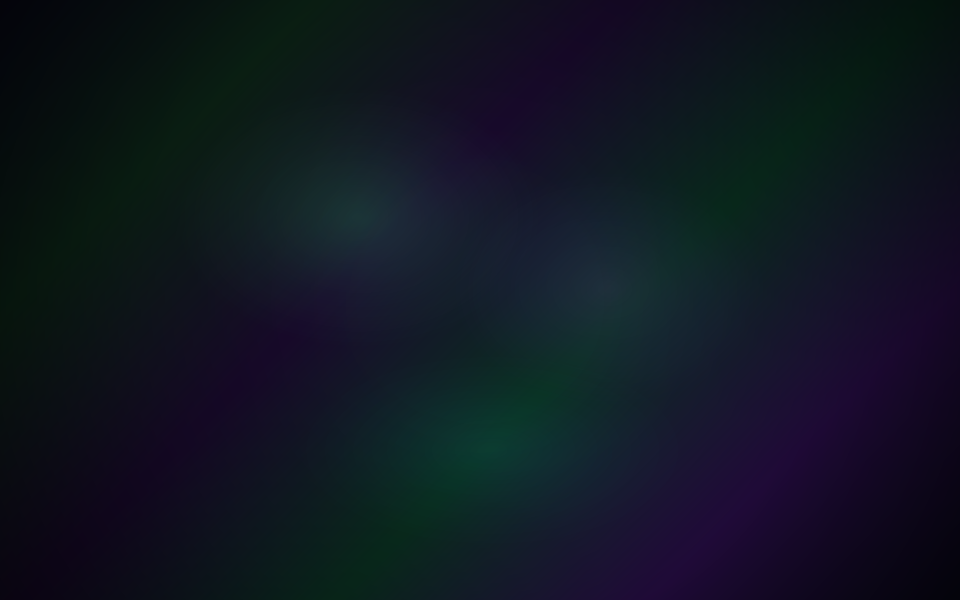
#> input picture crates/yantrik-ui-slint/ui/wallpapers/aurora.png, 1920 x 1200 px (shown at 1/2 size); its folder holds 4 pictures in this run
$ python render-wallpaper-previews.py
#> lines starting #> are read from the running program, lines starting #| are printed output that depends on the picture
#!/usr/bin/env python3
"""Build small Settings previews from the unchanged full-resolution wallpapers.

The cards display about 144x90 logical pixels. 320x200 preserves their detail
at 2x scaling without decoding seven 1920x1200 images just to open Settings.
Requires Pillow, already used by the wallpaper generators. No runtime work.
"""
from pathlib import Path
from PIL import Image


def main():
    root = Path(__file__).resolve().parents[1] / "crates/yantrik-ui-slint/ui/wallpapers"
    output = root / "previews"
    output.mkdir(exist_ok=True)
    for source in sorted(root.glob("*.png")):
        with Image.open(source) as full:
#> full is the input picture: PIL image 1920x1200 RGB; mean R, G, B 16.2, 22.7, 33.5
            preview = full.convert("RGB")
            preview.thumbnail((320, 200), Image.Resampling.LANCZOS)
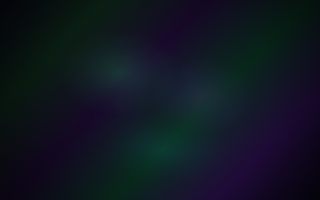
#> preview: PIL image 320x200 RGB; mean R, G, B 16.1, 22.7, 33.5
            preview.save(output / source.name, optimize=True)
            print(f"{source.name}: {full.size} -> {preview.size}")
#| aurora.png: (1920, 1200) -> (320, 200)
#> pass 2 of the loop in main, `for source in sorted(root.glob("*.png")):`:
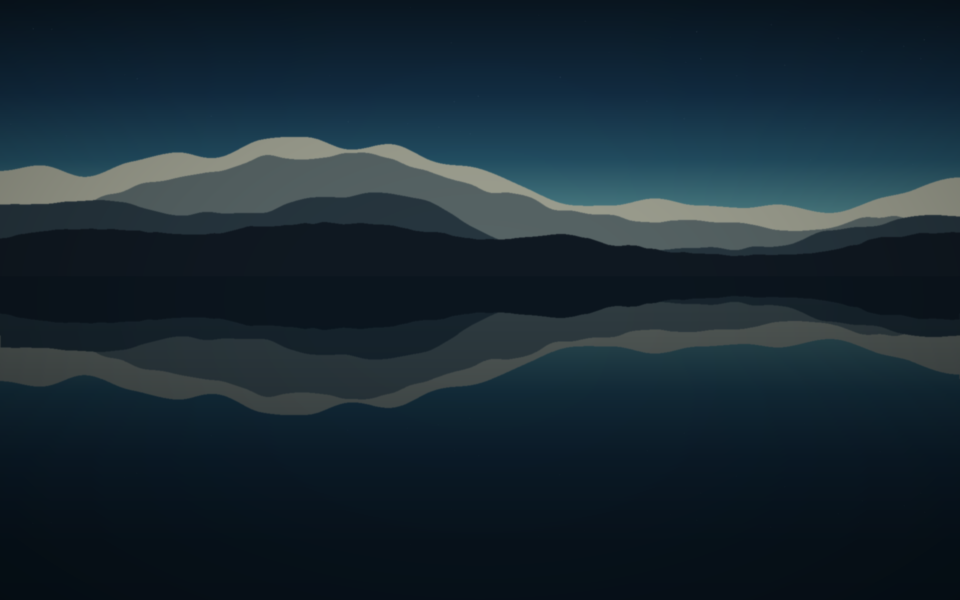
#> input picture crates/yantrik-ui-slint/ui/wallpapers/first-light.png, 1920 x 1200 px (shown at 1/2 size)
#> in main, full is the input picture: PIL image 1920x1200 RGB; mean R, G, B 24.6, 40.7, 50.6
#> in main, `preview.thumbnail((320, 200), Image.Resampling.LANCZOS)`:
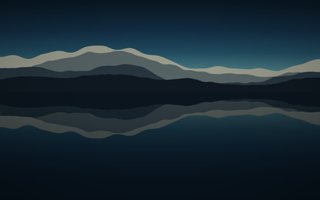
#> preview: PIL image 320x200 RGB; mean R, G, B 24.6, 40.6, 50.5
#| first-light.png: (1920, 1200) -> (320, 200)
#> pass 3 of the loop in main, `for source in sorted(root.glob("*.png")):`:
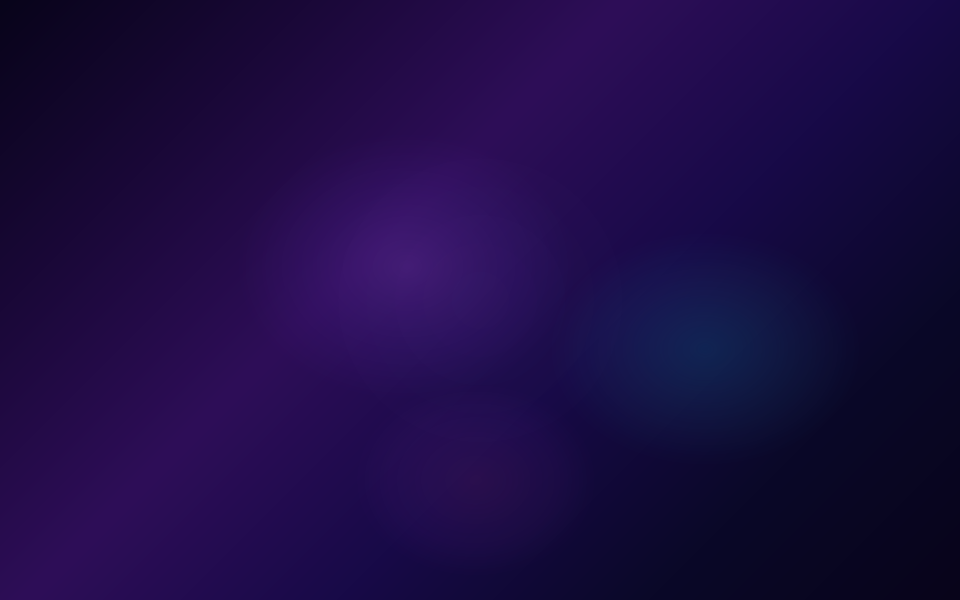
#> input picture crates/yantrik-ui-slint/ui/wallpapers/nebula.png, 1920 x 1200 px (shown at 1/2 size)
#> in main, full is the input picture: PIL image 1920x1200 RGB; mean R, G, B 28.7, 11.4, 68.2
#> in main, `preview.thumbnail((320, 200), Image.Resampling.LANCZOS)`:
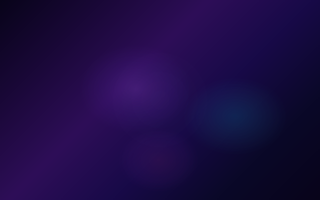
#> preview: PIL image 320x200 RGB; mean R, G, B 28.6, 11.4, 68.1
#| nebula.png: (1920, 1200) -> (320, 200)


if __name__ == "__main__":
    main()
